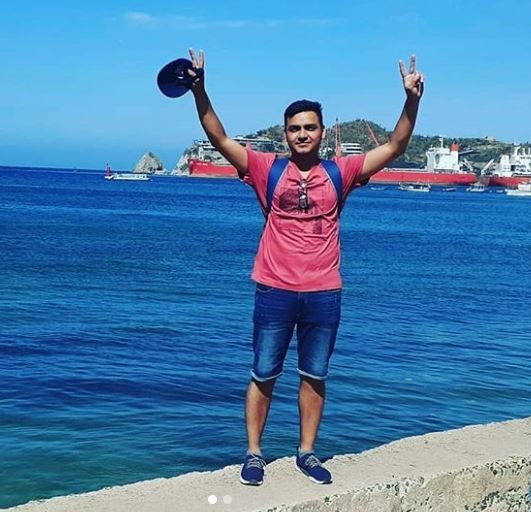
#> input picture test4.JPG, 531 x 512 px, found by its file name
$ jupyter execute --allow-errors ANTHROPOMETRIC_ESTIMATION.ipynb   (shell and % lines are left out)   (older library calls are emulated)
#> lines starting #> are read from the running program, lines starting #| are printed output that depends on the picture
## Deep Learning: Estimacion de parametros antropometricos

El sistema consistirá en detectar las medidas antropometricas de un paciente a partir de una foto para estimar el nivel de trofia muscular y posteriormente establecer los parametros de la rutina de reahbilitación

### Arquitectura del sistema completo

## Implementación del sistema

[cell 1]
from IPython.core.interactiveshell import InteractiveShell
InteractiveShell.ast_node_interactivity = "all" # Mostrar el resultado de cada linea de la misma celda

# importar librerias
import numpy as np
import pandas as pd
import tensorflow
import keras
import cv2
import os
from pycocotools.coco import COCO
import pycocotools.mask as mask_util
from random import randint
import json
import math

#importar caracteristicas de librerias
from matplotlib import colors
from keras.layers import Dense
from keras.models import Sequential, load_model
from keras.utils import to_categorical
from keras.optimizers import SGD, RMSprop
from sklearn.metrics import r2_score, mean_squared_error
from sklearn.model_selection import KFold, StratifiedKFold, GridSearchCV, RandomizedSearchCV
from sklearn.preprocessing import scale, StandardScaler, MaxAbsScaler, MinMaxScaler
from sklearn.linear_model import LinearRegression, Lasso, Ridge, LogisticRegression, ElasticNet
from skimage import filters, feature, measure, morphology, segmentation, color
from skimage.filters import threshold_otsu, gaussian
from skimage.segmentation import clear_border
from skimage.measure import label, regionprops
from skimage.morphology import closing, square
from skimage.color import rgb2gray, label2rgb
from scipy.ndimage import distance_transform_edt
from Postprocess import*
from RBFN import*

from keras.regularizers import l2, l1, l1_l2
from keras.layers import Dropout
from keras import backend as K
from matplotlib import pyplot
import matplotlib.pyplot as plt
from pandas import DataFrame
import time
import random

[cell 2]
# seleccion del modo de procesamiento

MODE = "COCO"

if MODE is "COCO":
    protoFile = "coco/pose_deploy_linevec.prototxt"
    weightsFile = "coco/pose_iter_440000.caffemodel"
    nPoints = 14
    POSE_PAIRS = [ [1,0],[1,2],[1,5],[2,3],[3,4],[5,6],[6,7],[1,8],[8,9],[9,10],[1,11],[11,12],[12,13]]

elif MODE is "MPI" :
    protoFile = "mpi/pose_deploy_linevec_faster_4_stages.prototxt"
    weightsFile = "mpi/pose_iter_160000.caffemodel"
    nPoints = 15
    POSE_PAIRS = [[0,1], [1,2], [2,3], [3,4], [1,5], [5,6], [6,7], [1,14], [14,8], [8,9], [9,10], [14,11], [11,12], [12,13] ]

[cell 3]
frame = cv2.imread("test4.jpg")
#> frame is the input picture: shape (512, 531, 3); mean B, G, R 173.1, 127.4, 74.1
frameCopy = np.copy(frame)
frameOriginal = np.copy(frame)
frameWidth = frame.shape[1]
#> frameWidth = 531
frameHeight = frame.shape[0]
#> frameHeight = 512
threshold = 0.1

#> (the rest of this cell did not finish here and is left out)

#> (a cell that did not finish here is left out)

#> (a cell that did not finish here is left out)

[cell 6]
i=0
dist=[]
pmid=[]

# Draw Skeleton
#> (the rest of this cell did not finish here and is left out)

#> (a cell that did not finish here is left out)

#> (a cell that did not finish here is left out)

#> (a cell that did not finish here is left out)

[cell 10]
img = frameOriginal
img_ori = cv2.cvtColor(img.copy(), cv2.COLOR_BGR2RGB)
img_ori2 = img_ori.copy()

plt.figure(figsize=(10, 10))
#> (this line was passed over: IPython is not available in this run)
plt.imshow(img_ori)
#> (this line was passed over: IPython is not available in this run)

[cell 11]
IMG_WIDTH, IMG_HEIGHT = 256, 256

def preprocess(img):
    im = np.zeros((IMG_WIDTH, IMG_HEIGHT, 3), dtype=np.uint8)

    if img.shape[0] >= img.shape[1]:
        scale = img.shape[0] / IMG_HEIGHT
        new_width = int(img.shape[1] / scale)
        diff = (IMG_WIDTH - new_width) // 2
        img = cv2.resize(img, (new_width, IMG_HEIGHT))

        im[:, diff:diff + new_width, :] = img
    else:
        scale = img.shape[1] / IMG_WIDTH
#> scale = 2.07
        new_height = int(img.shape[0] / scale)
#> new_height = 246
        diff = (IMG_HEIGHT - new_height) // 2
#> diff = 5
        img = cv2.resize(img, (IMG_WIDTH, new_height))
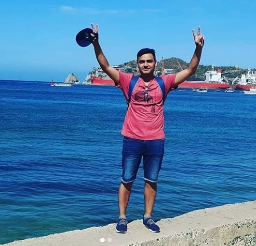
#> img: shape (246, 256, 3); mean of channels 0, 1, 2 173, 127.3, 74; drawn as B, G, R

        im[diff:diff + new_height, :, :] = img
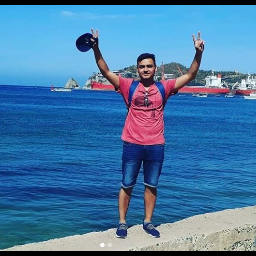
#> im: shape (256, 256, 3); mean of channels 0, 1, 2 166.3, 122.3, 71.1; drawn as B, G, R

    return im

img = preprocess(img)

plt.figure(figsize=(8, 8))
#> (this line was passed over: IPython is not available in this run)
plt.imshow(img)
#> (this line was passed over: IPython is not available in this run)
